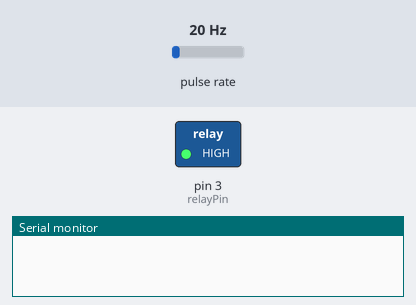
The sketch below on a simulated Arduino Uno, built with avr-gcc and run on an emulated ATmega328P. Parts: switched loads named in the sketch (green lamp = pin HIGH), the last lines printed to the serial monitor. Wiring (inferred from the names in the program): pulse sensor: data pin 2. The test bench sets the inputs (shaded band); at power-on: pulse rate 20 Hz.

Above: at 0.5 s.
At 19.0 s:
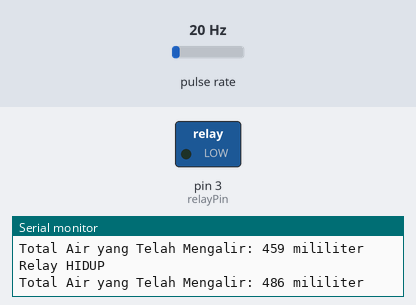
Timing chart, 0 to 49.5 s (numbered marks = the images above):
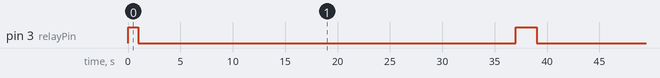

The sketch:

arduino_flowsensor.ino
```cpp
const int sensorPin = 2;
const int relayPin = 3;

float calibrationFactor = 12.0;

volatile byte pulses;
float flowRate;
unsigned int flowMilliLitres;
unsigned long totalMilliLitres;

unsigned long oldTime;
unsigned long relayTimer = 0;
unsigned long lastFlowTime = 0;

bool waterFullNotified = false;
bool relayState = false;
unsigned long relayOnDuration = 3000;  // 5 seconds

void setup() {
  Serial.begin(115200);
  pinMode(sensorPin, INPUT);
  pinMode(relayPin, OUTPUT);
  digitalWrite(sensorPin, HIGH);
  pulses = 0;
  flowRate = 0.0;
  flowMilliLitres = 0;
  totalMilliLitres = 0;
  oldTime = millis();
  relayTimer = millis();

  attachInterrupt(digitalPinToInterrupt(sensorPin), pulseCounter, FALLING);
  digitalWrite(relayPin, HIGH);
}

void loop() {
  unsigned long currentMillis = millis();
  if ((millis() - oldTime) > 1000) {
    detachInterrupt(digitalPinToInterrupt(sensorPin));
    flowRate = ((1000.0 / (millis() - oldTime)) * pulses) / calibrationFactor;
    oldTime = millis();
    flowMilliLitres = (flowRate / 60) * 1000;

    if (flowMilliLitres > 0) {
      totalMilliLitres += flowMilliLitres;
      lastFlowTime = millis();
    }

    if ((currentMillis - relayTimer) > 3600000) {
      relayTimer = currentMillis;
      relayState = true;
      digitalWrite(relayPin, LOW);
      Serial.println("Relay HIDUP (ON) every hour");
    }

    // Check if the relay has been on for the specified duration, turn it off
    if (relayState && (currentMillis - relayTimer > relayOnDuration)) {
      relayState = false;
      digitalWrite(relayPin, HIGH);
      Serial.println("Relay OFF after 5 seconds");
    }

    if (relayState && totalMilliLitres == 1000) {
      // Relay is ON, and totalMilliLitres reached 1000
      Serial.println(totalMilliLitres);
      relayState = false;
      digitalWrite(relayPin, HIGH);
      Serial.println("Relay dimatikan setelah 1000 mililiter");
      totalMilliLitres = 0;  // Reset total water only if the relay was previously ON
      delay(1000);

    } else if (!relayState && totalMilliLitres >= 1000) {
      // Relay is OFF, and totalMilliLitres reached or exceeded 1000
      relayState = false;
      digitalWrite(relayPin, HIGH);
      Serial.println("Relay dimatikan setelah 1000 mililiter");
      totalMilliLitres = 0;  // Reset total water when it reaches or exceeds 1000
      delay(1000);
    } else if ((millis() - lastFlowTime < 3600000) && lastFlowTime != 0 && totalMilliLitres >= 10 ) {
      // If less than 1 hour has passed since the last flow
      relayState = false;
      digitalWrite(relayPin, LOW);
      Serial.println("Relay HIDUP");
    } else if (!relayState && (millis() - lastFlowTime > 50)) {
      // Relay is OFF, and it's been more than 50 milliseconds since the last flow
      relayState = true;
      digitalWrite(relayPin, HIGH);
      Serial.println("Relay OFF");
      if (lastFlowTime < 1000) {
        totalMilliLitres = lastFlowTime;
      } else if (totalMilliLitres >= 1000) {
        totalMilliLitres = 0;  // Reset total water when it reaches or exceeds 1000
      }
    }


    Serial.print("Total Air yang Telah Mengalir: ");
    Serial.print(totalMilliLitres);
    Serial.println(" mililiter");

    pulses = 0;
    attachInterrupt(digitalPinToInterrupt(sensorPin), pulseCounter, FALLING);
  }
}

void pulseCounter() {
  pulses++;
}
```

Measured:
- by itself, pin 3 (relayPin): alternates HIGH for 2.0 s and LOW for 36.0 s
